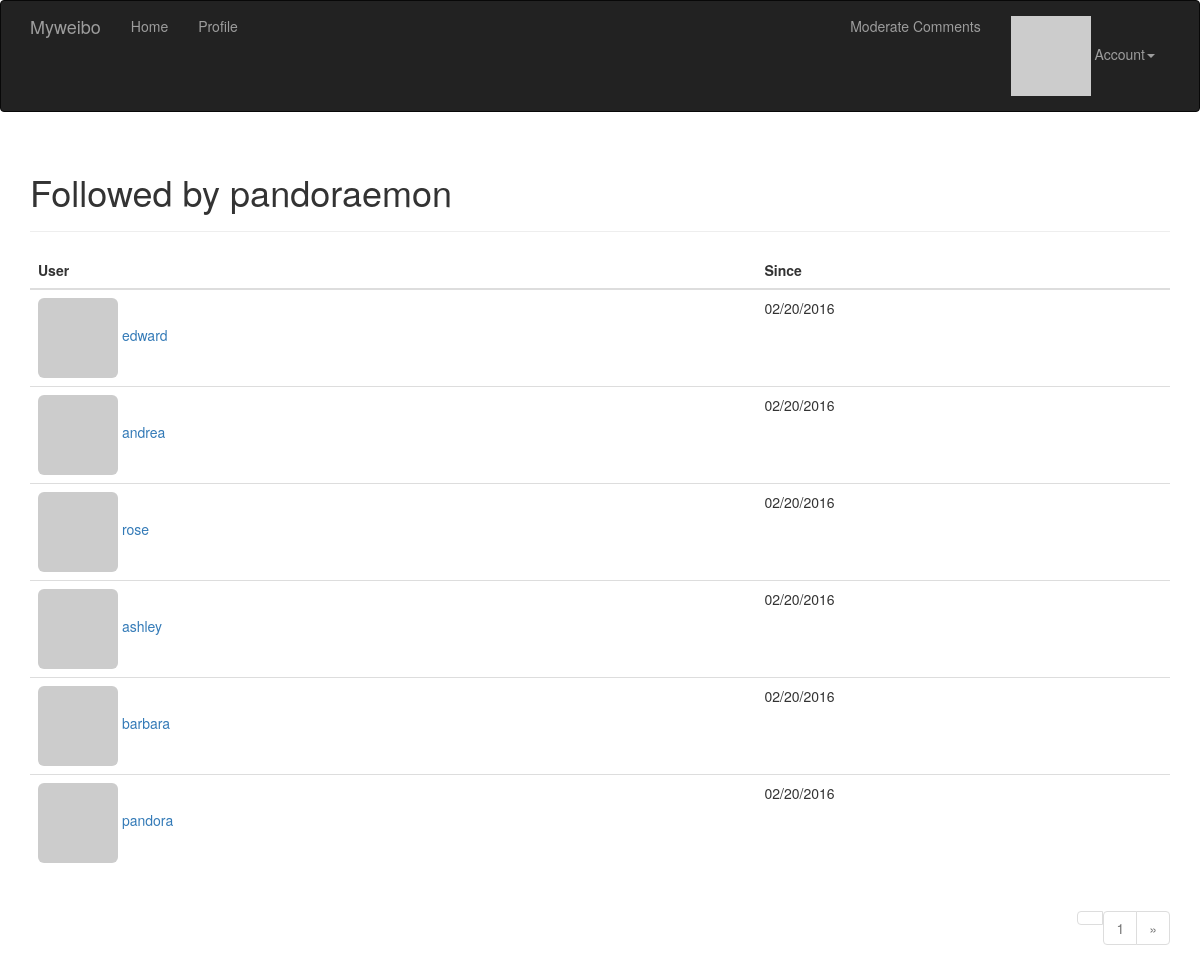
The page /followed-by/pandoraemon (signed in) on the database its author committed.
### app/models.py (models this page shows, shortened)
class User(UserMixin, db.Model):
    __tablename__ = 'users'
    id = db.Column(db.Integer, primary_key=True)
    email = db.Column(db.String(64), unique=True, index=True)
    username = db.Column(db.String(64), unique=True, index=True)
    role_id = db.Column(db.Integer, db.ForeignKey('roles.id'))
    password_hash = db.Column(db.String(128))
    confirmed = db.Column(db.Boolean, default=False)
    name = db.Column(db.String(64))
    location = db.Column(db.String(64))
    about_me = db.Column(db.Text())
    member_since = db.Column(db.DateTime(), default=datetime.utcnow)
    last_seen = db.Column(db.DateTime(), default=datetime.utcnow)
    avatar_hash = db.Column(db.String(32))
    posts = db.relationship('Post', backref='author', lazy='dynamic')
    followed = db.relationship('Follow',
                               foreign_keys=[Follow.follower_id],
                               backref=db.backref('follower', lazy='joined'),
                               lazy='dynamic',
                               cascade='all, delete-orphan')
    followers = db.relationship('Follow',
                                foreign_keys=[Follow.followed_id],
                                backref=db.backref('followed', lazy='joined'),
                                lazy='dynamic',
                                cascade='all, delete-orphan')
    comments = db.relationship('Comment', backref='author', lazy='dynamic')
    @property
    def password(self):
        raise AttributeError('password is not a readable attribute')
    def can(self, permissions):
        return self.role is not None and (self.role.permissions & permissions) == permissions
    def ping(self):
        self.last_seen = datetime.utcnow()
        db.session.add(self)
    def gravatar(self, size=100, default='identicon', rating='g'):
        url = 'http://secure.gravatar.com/avatar'
        hash = self.avatar_hash or hashlib.md5(self.email.encode('utf-8')).hexdigest()
        return '{url}/{hash}?s={size}&d={default}&r={rating}'.format(url=url, hash=hash,
                                                                     size=size, default=default,
                                                                     rating=rating)

class Follow(db.Model):
    __tablename__ = 'follows'
    follower_id = db.Column(db.Integer, db.ForeignKey('users.id'),
                            primary_key=True)
    followed_id = db.Column(db.Integer, db.ForeignKey('users.id'),
                            primary_key=True)
    timestamp = db.Column(db.DateTime, default=datetime.utcnow)

### app/main/views.py (the view)
@main.route('/followed-by/<username>')
def followed_by(username):
    user = User.query.filter_by(username=username).first()
    if user is None:
        flash('Invalid user.')
        return redirect(url_for('.index'))
    page =request.args.get('page', 1, type=int)
    pagination = user.followed.paginate(
        page, per_page=current_app.config['FLASK_FOLLOWERS_PER_PAGE'],
        error_out=False)
    follows = [{'user': item.followed, 'timestamp': item.timestamp}
               for item in pagination.items]
    return render_template('followers.html', user=user, title="Followed by",
                           endpoint='.followed_by', pagination=pagination, follows=follows)

### app/auth/views.py (called while the page is built)
@auth.before_app_request
def before_request():
    if current_user.is_authenticated:
        current_user.ping()
        if not current_user.confirmed and request.endpoint[:5] != 'auth.' and request.endpoint != 'static':
            return redirect(url_for('auth.unconfirmed'))

@auth.before_app_request
def before_request():
    if current_user.is_authenticated and not current_user.confirmed \
            and request.endpoint[:5] != 'auth.' and request.endpoint != 'static':
        return redirect(url_for('auth.unconfirmed'))

### app/main/__init__.py (called while the page is built)
@main.app_context_processor
def inject_permissions():
    return dict(Permission=Permission)

### app/models.py (called while the page is built)
@login_manager.user_loader
def load_user(user_id):
    return User.query.get(int(user_id))

### app/templates/followers.html (shortened to what this page needs)
{% extends "base.html" %}
{% import "_macros.html" as macros %}
{% block page_content %}
<div class="page-header">
    <h1>{{ title }} {{ user.username }}</h1>
</div>
<table class="table table-hover followers">
    <thead><tr><th>User</th><th>Since</th></tr></thead>
    {% for follow in follows %}
    {% if follow.user != user %}
    <tr>
        <td>
            <a href="{{ url_for('.user', username = follow.user.username) }}">
                <img class="img-rounded" src="{{ follow.user.gravatar(size=32) }}">
                {{ follow.user.username }}
            </a>
        </td>
        <td>{{ moment(follow.timestamp).format('L') }}</td>
    </tr>
    {% endif %}
    {% endfor %}
</table>
<div class="pagination">
    {{ macros.pagination_widget(pagination, endpoint, username = user.username) }}
</div>
{% endblock %}

### app/static/styles.css (style rules this page uses)
div.pagination { width: 100%; text-align: right; padding: 0px; margin: 0px; }

### rows shown on the page
User: username "pandoraemon"
User: user.username "edward"
Follow: timestamp "02/20/2016"
User: user.username "andrea"
Follow: timestamp "02/20/2016"
User: user.username "rose"
Follow: timestamp "02/20/2016"
User: user.username "ashley"
Follow: timestamp "02/20/2016"
User: user.username "barbara"
Follow: timestamp "02/20/2016"
User: user.username "pandora"
Follow: timestamp "02/20/2016"

### other values the page prints
{{ title }} "Followed by"
{{ p }} "1"
